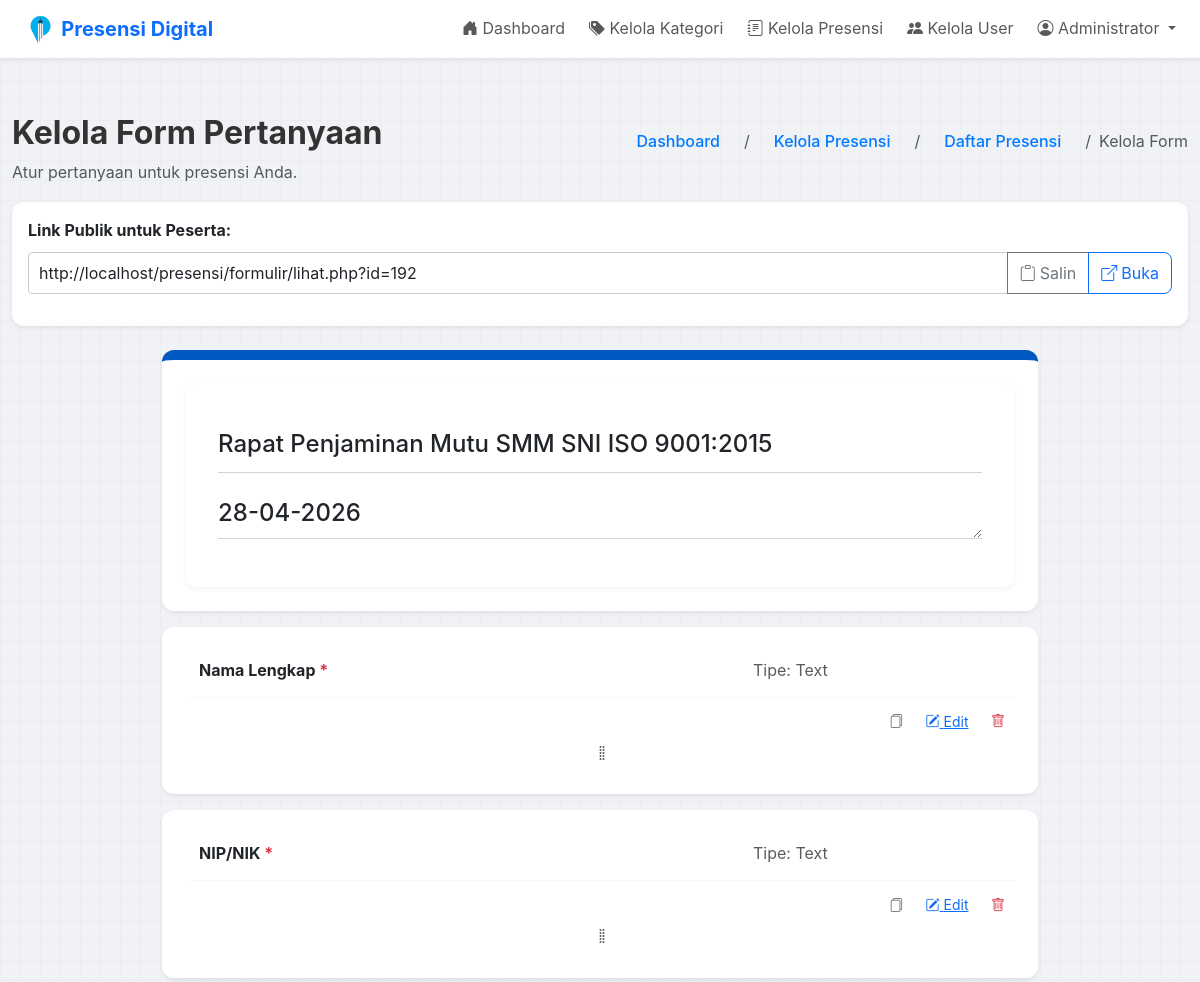
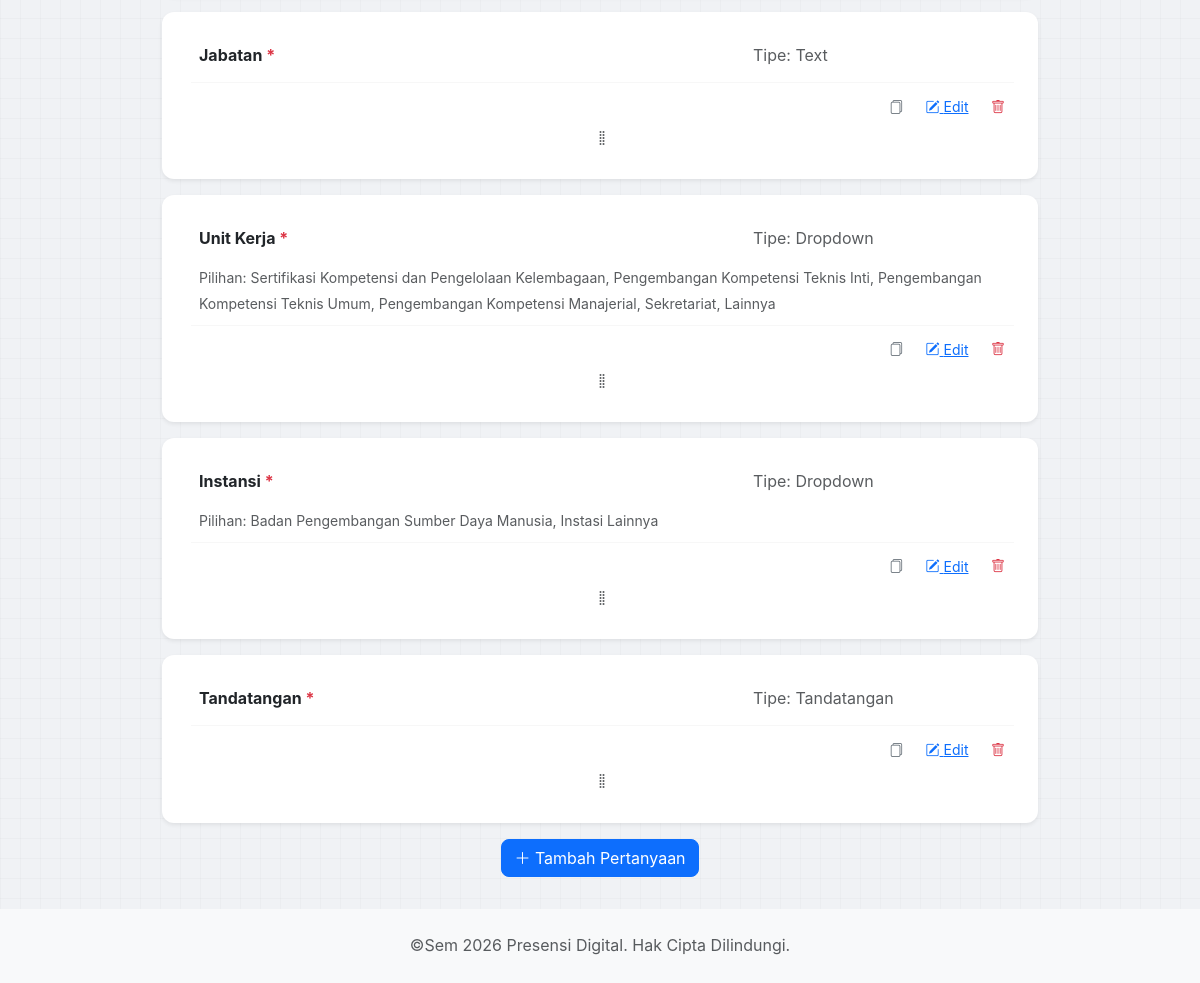
Page /formulir/buat.php?id=192 (signed in) on the committed database (2 pictures, top to bottom).
### tables this page shows
CREATE TABLE `formulir` (
  `id` int NOT NULL AUTO_INCREMENT,
  `user_id` int NOT NULL,
  `kategori_id` int NOT NULL,
  `judul_pelatihan` varchar(255) NOT NULL,
  `deskripsi` text,
  `status` tinyint(1) NOT NULL DEFAULT '1' COMMENT '1=Aktif, 0=Tidak Aktif',
  `created_at` timestamp NOT NULL DEFAULT CURRENT_TIMESTAMP,
  PRIMARY KEY (`id`),
  KEY `user_id` (`user_id`),
  CONSTRAINT `formulir_ibfk_1` FOREIGN KEY (`user_id`) REFERENCES `users` (`id`) ON DELETE CASCADE
);

CREATE TABLE `pertanyaan` (
  `id` int NOT NULL AUTO_INCREMENT,
  `formulir_id` int NOT NULL,
  `tipe_pertanyaan` enum('text','paragraf','dropdown','checkbox','pilihanganda','upload','tandatangan') NOT NULL,
  `isi_pertanyaan` text NOT NULL,
  `pilihan` text,
  `wajib_diisi` tinyint(1) NOT NULL DEFAULT '1',
  `urutan` int NOT NULL,
  PRIMARY KEY (`id`),
  KEY `formulir_id` (`formulir_id`),
  CONSTRAINT `pertanyaan_ibfk_1` FOREIGN KEY (`formulir_id`) REFERENCES `formulir` (`id`) ON DELETE CASCADE
);

### formulir/buat.php (the view, shortened to what this page needs)
<?php
require_once '../config.php';
$formulir_id = $_GET['id'];
$stmt_info = $conn->prepare("SELECT judul_pelatihan, deskripsi, kategori_id FROM formulir WHERE id = ?");
$stmt_info->bind_param("i", $formulir_id);
$stmt_info->execute();
$info_result = $stmt_info->get_result();
$formulir_info = $info_result->fetch_assoc();
$kategori_id_formulir = $formulir_info['kategori_id'];
$stmt_info = $conn->prepare("SELECT judul_pelatihan, deskripsi FROM formulir WHERE id = ?");
$stmt_info->bind_param("i", $formulir_id);
$stmt_info->execute();
$formulir_info = $stmt_info->get_result()->fetch_assoc();
$pertanyaan_list = [];
$result_list = $conn->query("SELECT * FROM pertanyaan WHERE formulir_id = $formulir_id ORDER BY urutan ASC");
while ($row = $result_list->fetch_assoc()) $pertanyaan_list[] = $row;
$link_publik = BASE_URL . "formulir/lihat.php?id=" . $formulir_id;
include '../header.php';
?>
<div class="d-flex justify-content-between align-items-center mb-3">
    <div>
        <h1 class="h2 fw-bold">Kelola Form Pertanyaan</h1>
        <p class="text-muted mb-0">Atur pertanyaan untuk presensi Anda.</p>
    </div>
    <nav style="--bs-breadcrumb-divider: '/';" aria-label="breadcrumb">
        <ol class="breadcrumb">
            <li class="breadcrumb-item"><a href="/presensi-digital/index.php">Dashboard</a></li>
            <li class="breadcrumb-item"><a href="/presensi-digital/kelola_presensi.php">Kelola Presensi</a></li>
            <li class="breadcrumb-item"><a href="/presensi-digital/daftar_presensi.php?kategori_id=<?php echo $kategori_id_formulir; ?>">Daftar Presensi</a></li>
            <li class="breadcrumb-item active" aria-current="page">Kelola Form</li>
        </ol>
    </nav>
</div>
<div class="card shadow-sm mb-4">
    <div class="card-body">
        <label class="form-label mb-2 fw-bold">Link Publik untuk Peserta:</label>
        <div class="input-group">
            <input type="text" class="form-control"
                   value="<?php echo $link_publik; ?>"
                   id="linkPublik" readonly>
           <button class="btn btn-outline-secondary" onclick="copyLink('linkPublik')">
                <i class="bi bi-clipboard me-1"></i> Salin
            </button>
            <a href="<?php echo $link_publik; ?>" target="_blank"
               class="btn btn-outline-primary">
                <i class="bi bi-box-arrow-up-right me-1"></i> Buka
            </a>
        </div>
    </div>
</div>
<div class="row justify-content-center">
    <div class="col-lg-9">
        <div class="card shadow-sm mb-3 form-builder-header">
           <form method="POST" action="buat.php?id=<?php echo $formulir_id; ?>">
                <input type="text" class="form-control" name="judul_pelatihan" value="<?php echo htmlspecialchars($formulir_info['judul_pelatihan']); ?>" onblur="this.form.submit()">
                <textarea class="form-control mt-2" name="deskripsi_formulir" rows="1" placeholder="Deskripsi formulir (opsional)" onblur="this.form.submit()"><?php echo htmlspecialchars($formulir_info['deskripsi'] ?? ''); ?></textarea>
        </form>
        </div>
        <div id="questions-container">
            <?php foreach ($pertanyaan_list as $p): ?>
           <div class="card shadow-sm mb-3 question-card" id="q-card-<?php echo $p['id']; ?>" data-id="<?php echo $p['id']; ?>">
                <div class="view-mode">
                    <div class="row g-2">
                        <div class="col-8">
                            <p class="form-control-plaintext px-2 mb-0"><strong><?php echo htmlspecialchars($p['isi_pertanyaan']); ?> <?php if($p['wajib_diisi']) echo '<span class="text-danger">*</span>'; ?></strong></p>
                        </div>
                        <div class="col-4">
                            <p class="form-control-plaintext px-2 mb-0 text-muted">Tipe: <?php echo ucfirst($p['tipe_pertanyaan']); ?></p>
                        </div>
                    </div>
                     <?php if($p['tipe_pertanyaan'] == 'dropdown' || $p['tipe_pertanyaan'] == 'checkbox'): ?>
                    <div class="mt-2 text-muted px-2"><small>Pilihan: <?php echo htmlspecialchars($p['pilihan']); ?></small></div>
                    <?php endif; ?>
                    <hr class="my-2">
                    <div class="text-end">
                        <a href="buat.php?id=<?php echo $formulir_id; ?>&duplikat=<?php echo $p['id']; ?>" class="btn btn-sm btn-link text-secondary" title="Duplikasi Pertanyaan">
                        <i class="bi bi-files"></i>
                        </a>
                        <button class="btn btn-sm btn-link text-primary" onclick="toggleEditMode(<?php echo $p['id']; ?>, true)"><i class="bi bi-pencil-square"></i> Edit</button>
                        <a href="buat.php?id=<?php echo $formulir_id; ?>&hapus=<?php echo $p['id']; ?>" class="btn btn-sm btn-link text-danger" onclick="return confirm('Yakin?')"><i class="bi bi-trash"></i></a>
                    </div>
                    <div class="drag-handle text-center text-muted py-1">
                    <i class="bi bi-grip-vertical"></i>
                    </div>
                </div>
            </div>
            <?php endforeach; ?>
        </div>
        <div class="text-center mt-3">
            <button id="add-question-btn" class="btn btn-primary"><i class="bi bi-plus-lg"></i> Tambah Pertanyaan</button>
        </div>
    </div>
</div>
<?php include '../footer.php'; ?>

### assets/css/style.css (style rules this page uses)
body { font-family: -apple-system, BlinkMacSystemFont, "Segoe UI", Roboto, Helvetica, Arial, sans-serif; line-height: 1.6; background-color: #f4f7f6; margin: 0; color: #333; }
nav { display: flex; justify-content: space-between; align-items: center; }
nav a { color: #007bff; text-decoration: none; font-weight: 500; padding: 0.5rem 1rem; border-radius: 5px; }
form { background: #fff; padding: 2rem; border-radius: 8px; box-shadow: 0 2px 4px rgba(0,0,0,0.05); }
input[type="text"], input[type="password"], input[type="file"], select, textarea { width: 100%; padding: 10px; margin-bottom: 1rem; border: 1px solid #ccc; border-radius: 4px; box-sizing: border-box; }
button, input[type="submit"] { background-color: #87CEFA; color: white; padding: 10px 20px; border: none; border-radius: 4px; cursor: pointer; font-size: 1rem; }
a { color: #007bff; }
h1, h2, h3 { color: #343a40; }
hr { border: 0; height: 1px; background: #ddd; margin: 2rem 0; }
body { background-color: #f8f9fa; background-image: linear-gradient(rgba(0, 0, 0, 0.02) 1px, transparent 1px), linear-gradient(90deg, rgba(0, 0, 0, 0.02) 1px, transparent 1px); background-size: 20px 20px; }
.card { border: none; border-radius: 0.75rem; }
.form-control, .form-select { border-radius: 0.5rem; }
.btn { border-radius: 0.5rem; }
body { background-color: #f0f2f5; }
.form-builder-header { border-top: 10px solid #0059c3; background-color: #fff; padding: 1.5rem; }
.form-builder-header .form-control { font-size: 1.5rem; font-weight: 500; border: none; border-bottom: 1px solid #ced4da; border-radius: 0; padding-left: 0; }
.question-card { background-color: #fff; padding: 1.5rem; position: relative; border-left: 5px solid transparent; transition: border-color 0.2s ease-in-out; }
.drag-handle { cursor: grab; }

### formulir/buat.php (style rules this page uses)
.input-group .form-control, .input-group .btn { height: 42px; }
.input-group .btn { display: flex; align-items: center; }

### rows in the picture
formulir: judul_pelatihan "Rapat Penjaminan Mutu SMM SNI ISO 9001:2015", deskripsi_formulir "28-04-2026"
pertanyaan: isi_pertanyaan "Nama Lengkap", tipe_pertanyaan "Text"
pertanyaan: isi_pertanyaan "NIP/NIK", tipe_pertanyaan "Text"
pertanyaan: isi_pertanyaan "Jabatan", tipe_pertanyaan "Text"
pertanyaan: isi_pertanyaan "Unit Kerja", tipe_pertanyaan "Dropdown", pilihan "Sertifikasi Kompetensi dan Pengelolaan Kelembagaan, Pengembangan Kompetensi Teknis Inti, Pengembangan Kompetensi Teknis Umum, Pengembangan Kompetensi Manajerial, Sekretariat, Lainnya"
pertanyaan: isi_pertanyaan "Instansi", tipe_pertanyaan "Dropdown", pilihan "Badan Pengembangan Sumber Daya Manusia, Instasi Lainnya"
pertanyaan: isi_pertanyaan "Tandatangan", tipe_pertanyaan "Tandatangan"

### other values in the picture
$_SESSION['nama_lengkap'] "Administrator"
